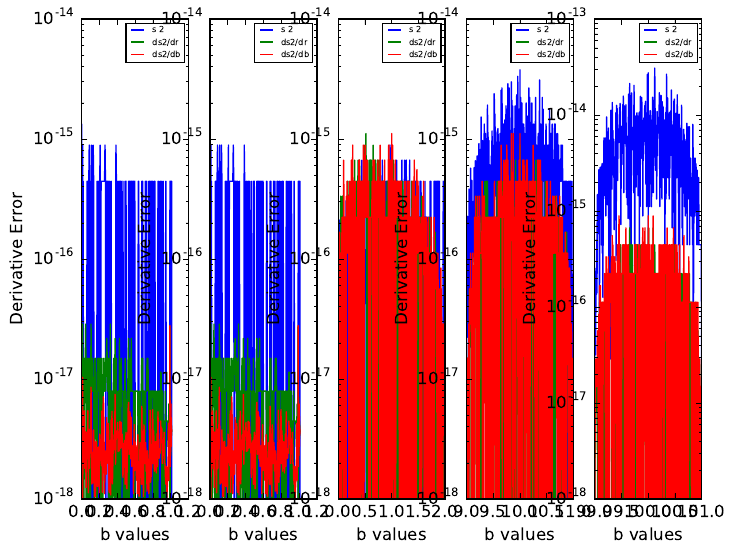

Generate this figure with Julia:
# Tests automatic differentiation on s2.jl:
include("../src/s2.jl")

using Test
using ForwardDiff
using DiffResults


function s2_grad_func(r::T,b::T) where {T <: Real}
  # Computes the derivative of s_n(r,b) with respect to r, b.
  # Create a vector for use with ForwardDiff
  x=[r,b]
  # Now, define a wrapper of s2 for use with ForwardDiff:
  function diff_s2(x::Array{T,1}) where {T <: Real}
  # x should be a two-element vector with values [r,b]
  rc,bc = x
  s2c= s2(rc,bc)
  return s2c
  end

  # Set up a type to store s_n and it's Jacobian with respect to x:
  out = DiffResults.GradientResult(x)
  # Compute the Jacobian (and value):
  out = ForwardDiff.gradient!(out,diff_s2,x)
  # Place the value in the s_2 vector:
  s_2 = DiffResults.value(out)
  # And, place the Jacobian in an array:
  s2_gradient= DiffResults.gradient(out)
return s_2,s2_gradient
end

#r = 0.1; b= 0.95
#r = 0.1; b= 1.0-r
#r = 0.1; b= r
#r = 100.0; b=100.5

function s2_grad_num(r::T,b::T) where {T <: Real}
# Now, carry out finite-difference:
dq = big(1e-18)

# Allocate an array for s_2:
# Make BigFloat versions of r & b:
r_big = big(r); b_big = big(b)
# Compute s_n to BigFloat precision:
s_2_big= s2(r_big,b_big)
# Now, compute finite differences:
s2_grad_big= zeros(BigFloat,2)
s2_plus= s2(r_big+dq,b_big)
s2_minus= s2(r_big-dq,b_big)
s2_grad_big[1] = (s2_plus-s2_minus)*.5/dq
s2_plus=s2(r_big,b_big+dq)
s2_minus=s2(r_big,b_big-dq)
s2_grad_big[2] = (s2_plus-s2_minus)*.5/dq
return convert(Float64,s_2_big),convert(Array{Float64,1},s2_grad_big)
end

# In the following lines I test the derivatives for the few special
# cases needed for computing s_2.  Note that in the paper I report
# \Lambda, while this gets multiplied by -\pi to produce s_2.

function runtest_s2(r,b,test_name)
@testset "$test_name" begin
s_2,s2_gradient= s2_grad_func(r,b)
s2_big,s2_grad_numeric = s2_grad_num(r,b)
s2_grad_ana = zeros(2)
diff1 = s2_grad_numeric-s2_gradient
s_2,Eofk,Em1mKdm=s2!(r,b,s2_grad_ana)
diff2 = s2_grad_ana-s2_gradient
println("b : ",b," r: ",r," flux diff: ",s_2-s2_big," grad diff(num-auto): ",diff1," diff(ana-auto): ",diff2 )
#println("gradient: ",s2_gradient," expected: ",-[2,-2./3.])
@test isapprox(s2_grad_numeric[1],s2_gradient[1],atol=1e-8)
@test isapprox(s2_grad_numeric[2],s2_gradient[2],atol=1e-8)
@test isapprox(s2_grad_ana[1],s2_gradient[1],atol=1e-8)
@test isapprox(s2_grad_ana[2],s2_gradient[2],atol=1e-8)
end
return
end

# Try r=b=1/2 special case:
runtest_s2(0.5,0.5,"r=0.5;b=0.5")

# Try b=0 special case:
runtest_s2(0.3,0.0,"r=0.3;b=0.0")

# Try r+b=1 special case:
runtest_s2(0.2,0.8,"r=0.2;b=0.8")

# Try r=b <1/2 special case:
runtest_s2(0.3,0.3,"r=0.3;b=0.3")

# Try r=b > 1/2 special case:
runtest_s2(3.0,3.0,"r=3.0;b=3.0")

# Now, try a random case with b+r < 1:
runtest_s2(0.435,0.232,"r+b < 1")

# Now, try a random case with b+r > 1:
runtest_s2(11.434,11.113,"r+b > 1")

@testset "s2 grid" begin
# Now, try out hard cases - ingress/egress of small planets:
r0 = [0.01,0.01,1.0,10.0,100.0]
nb = 200
#l_max = 20
l_max = 10
n_max = l_max^2+2*l_max

using PyPlot
fig,axes = subplots(1,length(r0))
get_cmap("plasma")
epsilon = 1e-12; delta = 1e-3
i=1
for i=1:length(r0)
  r=r0[i]
  if r < 1.0
    b = [range(1e-15,stop=epsilon,length=nb); range(epsilon,stop=delta,length=nb); range(delta,stop=r-delta,length=nb);
     r .- 10 .^ range(log10(delta),stop=log10(epsilon),length=nb); range(r-epsilon,stop=r+epsilon,length=nb); r .+ 10 .^ range(log10(epsilon),stop=log10(delta),length=nb);
     range(r+delta,stop=1-r-delta,length=nb); (1 - r) .- 10 .^ range(log10(delta),stop=log10(epsilon),length=nb); range(1-r-epsilon,stop=1-r+epsilon,length=nb);
     (1 - r) .+ 10 .^ range(log10(epsilon),stop=log10(delta),length=nb); range(1-r+delta,stop=1+r-delta,length=nb); (1 + r) .- 10 .^ range(log10(delta),stop=log10(epsilon),length=nb);range(1+r-epsilon,stop=1+r-1e-15,length=nb)]
  else
    b = [range(r-1+1e-15,stop=r-1+epsilon,length=nb); (r - 1) .+ 10 .^ range(log10(epsilon),stop=log10(delta),length=nb); range(r-1+delta,stop=r-delta,length=nb);
     r .- 10 .^ range(log10(delta),stop=log10(epsilon),length=nb); range(r-epsilon,stop=r+epsilon,length=nb); r .+ 10 .^ range(log10(epsilon),stop=log10(delta),length=nb);
     range(r+delta,stop=r+1-delta,length=nb); (r + 1) .- 10 .^ range(log10(delta),stop=log10(epsilon),length=nb); range(r+1-epsilon,stop=r+1-1e-15,length=nb)]
  end
  igrid=range(1,stop=length(b),length=length(b)) .- 1
  s2_jac_grid = zeros(length(b),2)
  s2_grid = zeros(length(b))
  s2_grid_big = zeros(length(b))
  s2_jac_grid_num = zeros(length(b),2)
  s2_grad_ana = zeros(2)
  for j=1:length(b)
#    println("r: ",r," b: ",b[j])
#    s_2,s2_gradient= s2_grad(r,b[j])
    s_2,Eofk,Em1mKdm= s2!(r,b[j],s2_grad_ana)
    s2_grid[j]=s_2
    s2_jac_grid[j,:]=s2_grad_ana
    s2_big,s2_grad_numeric = s2_grad_num(r,b[j])
    s2_grid_big[j]=s2_big
    s2_jac_grid_num[j,:]= s2_grad_numeric
#    println("r: ",r," b: ",b[j]," s2: ",s_2," s2_big: ",s2_big)
    @test isapprox(s_2,s2_big,atol=1e-8)
    @test isapprox(s2_grad_ana[1],s2_grad_numeric[1],atol=1e-8)
    @test isapprox(s2_grad_ana[2],s2_grad_numeric[2],atol=1e-8)
#  println("r: ",r," b: ",b[j]," ds2/dr: ",s2_jac_grid[j,1]," ",s2_jac_grid[j,1]-s2_jac_grid_num[j,1])
#  println("r: ",r," b: ",b[j]," ds2/db: ",s2_jac_grid[j,2]," ",s2_jac_grid[j,2]-s2_jac_grid_num[j,2])
  end
# Now, make plots:
  ax = axes[i]
  ax[:semilogy](b,abs.(s2_grid[:,1]-s2_grid_big[:,1]) .+ 1e-18,lw=1,label="s 2 ")
  ax[:semilogy](b,abs.(s2_jac_grid[:,1]-s2_jac_grid_num[:,1]) .+ 1e-18,lw=1,label="ds2/dr")
  ax[:semilogy](b,abs.(s2_jac_grid[:,2]-s2_jac_grid_num[:,2]) .+ 1e-18,lw=1,label="ds2/db")
#  ax[:semilogy](b,abs.(asinh.(s2_jac_grid[:,1])-asinh.(s2_jac_grid_num[:,1])),lw=1,label="ds2/dr")
#  ax[:semilogy](b,abs.(asinh.(s2_jac_grid[:,2])-asinh.(s2_jac_grid_num[:,2])),lw=1,label="ds2/db")
  ax[:legend](loc="upper right",fontsize=6)
  ax[:set_xlabel]("b values")
  ax[:set_ylabel]("Derivative Error")
#  ax[:axis]([0,length(b),1e-16,1])
end

savefig("test_s2_gradient.pdf", bbox_inches="tight")

end
